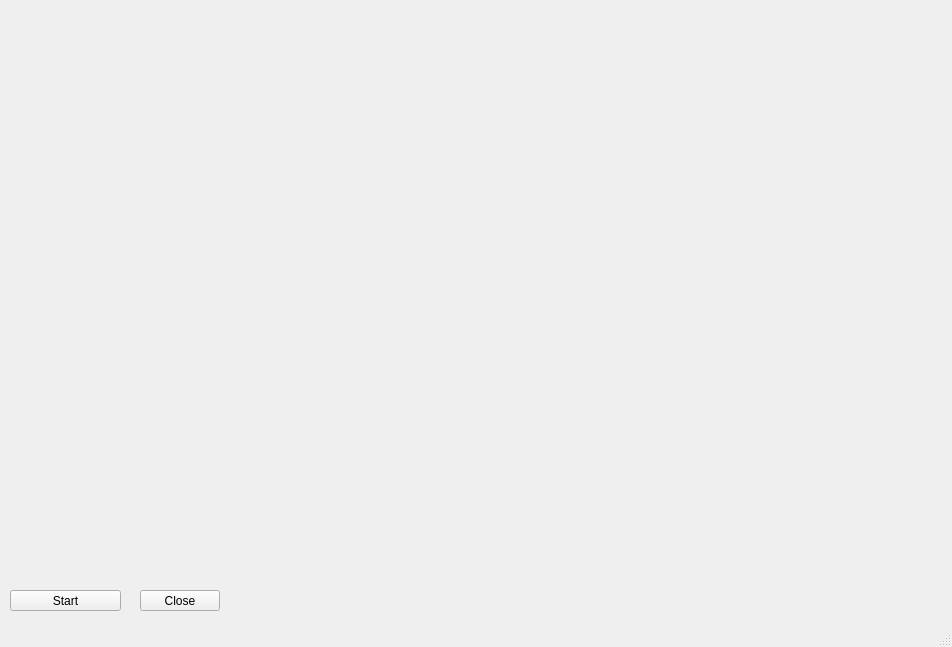
<?xml version="1.0" encoding="UTF-8"?>
<ui version="4.0">
 <class>MainWindow</class>
 <widget class="QMainWindow" name="MainWindow">
  <property name="geometry">
   <rect>
    <x>0</x>
    <y>0</y>
    <width>952</width>
    <height>647</height>
   </rect>
  </property>
  <property name="windowTitle">
   <string>MainWindow</string>
  </property>
  <widget class="QWidget" name="centralwidget">
   <widget class="QWidget" name="verticalLayoutWidget">
    <property name="geometry">
     <rect>
      <x>1</x>
      <y>0</y>
      <width>951</width>
      <height>581</height>
     </rect>
    </property>
    <layout class="QVBoxLayout" name="verticalLayout"/>
   </widget>
   <widget class="QPushButton" name="start">
    <property name="geometry">
     <rect>
      <x>10</x>
      <y>590</y>
      <width>111</width>
      <height>21</height>
     </rect>
    </property>
    <property name="text">
     <string>Start</string>
    </property>
   </widget>
   <widget class="QPushButton" name="exit">
    <property name="geometry">
     <rect>
      <x>140</x>
      <y>590</y>
      <width>80</width>
      <height>21</height>
     </rect>
    </property>
    <property name="text">
     <string>Close</string>
    </property>
   </widget>
  </widget>
  <widget class="QMenuBar" name="menubar">
   <property name="geometry">
    <rect>
     <x>0</x>
     <y>0</y>
     <width>952</width>
     <height>20</height>
    </rect>
   </property>
  </widget>
  <widget class="QStatusBar" name="statusbar"/>
 </widget>
 <resources/>
 <connections/>
</ui>
